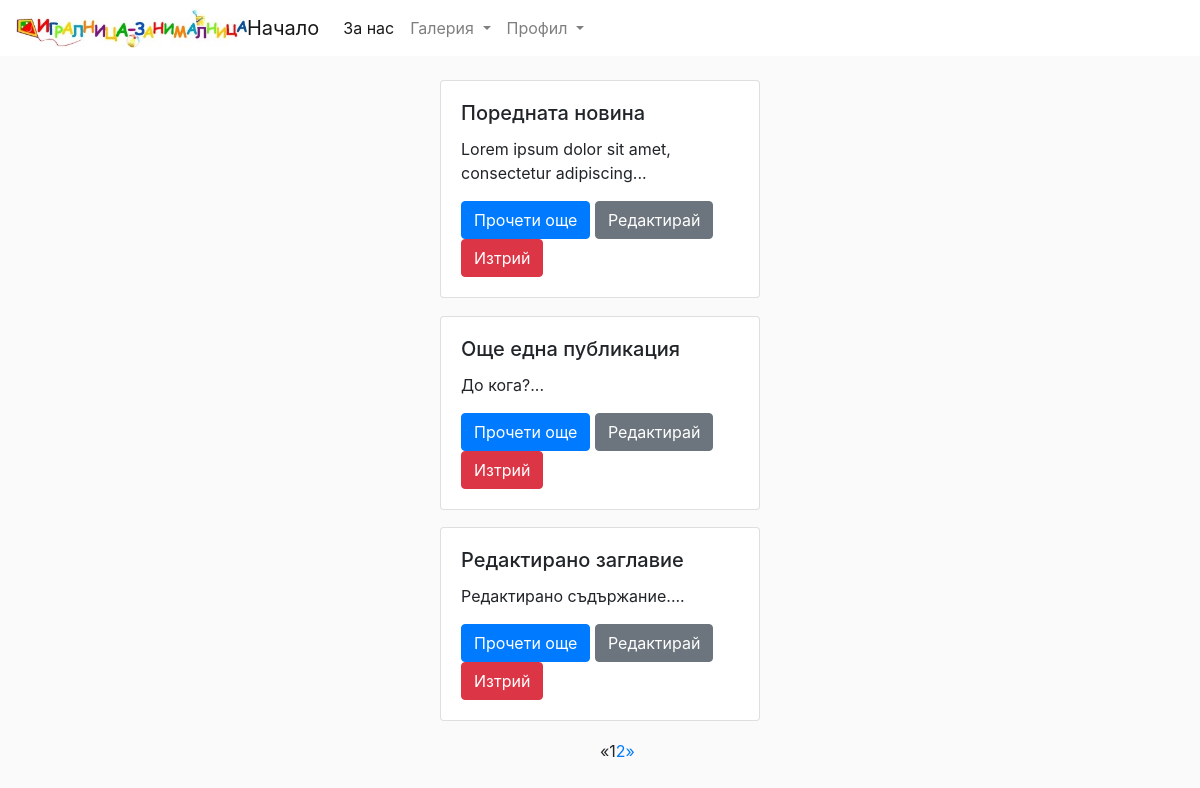
Screenshot of / (signed in) with the database file from the repository.
### news/models.py (models this page shows, shortened)
class Post(models.Model):
    title = models.CharField('заглавие', max_length=50)
    pub_date = models.DateField('дата на публикуване', auto_now_add=True)
    content = models.TextField('съдържание')
    class Meta:
        verbose_name = 'публикация'
        verbose_name_plural = 'публикации'
    def short_content(self):
        return f"{self.content:.50}..."

### news/views.py (the view)
# urls.py: urlpatterns = [path('', views.NewsList.as_view(), name='index'),
class NewsList(ListView):
    model = Post
    template_name = 'news-list.html'
    context_object_name = 'posts'
    paginate_by = 3
    def get_queryset(self):
        return Post.objects.all().order_by('-pub_date', '-pk')

### news/templates/news-list.html (shortened to what this page needs)
{% extends 'index.html' %}
{% block body %}
<div class="container" style="margin-top: 2%">
    <div class="row">
        {% for post in posts %}
        <div class="col-lg-4"></div>
        <div class="col-lg-4">
            <div class="container" style="margin-bottom: 5%">
                <div class="card" style="width: 20rem;">
                    <div class="card-body" style="border: 5%">
                        <h5 class="card-title">{{post.title}}</h5>
                        <p class="card-text">{{post.short_content}}</p>
                    <a href="{% url 'details' post.id %}" class="btn btn-primary">Прочети още</a>
                                                {% if user.is_superuser %}
                    <a href="{% url 'edit' post.id %}" class="btn btn-secondary">Редактирай</a>
                    <a href="{% url 'delete' post.id %}" class="btn btn-danger">Изтрий</a>
                        {% endif %}
                </div>
            </div>
        </div>
    </div>
    <div class="col-lg-4"></div>
    {% endfor %}
{% include 'pages.html' %}
</div>
</div>
{% endblock %}

### common/static/index.css (style rules this page uses)
body { background: #fafafa; }

### rows the page displays
Post: title "Поредната новина", short_content "Lorem ipsum dolor sit amet, consectetur adipiscing..."
Post: title "Още една публикация", short_content "До кога?..."
Post: title "Редактирано заглавие", short_content "Редактирано съдържание...."

### other values shown
{{ i }} "1"
{{ i }} "2"
